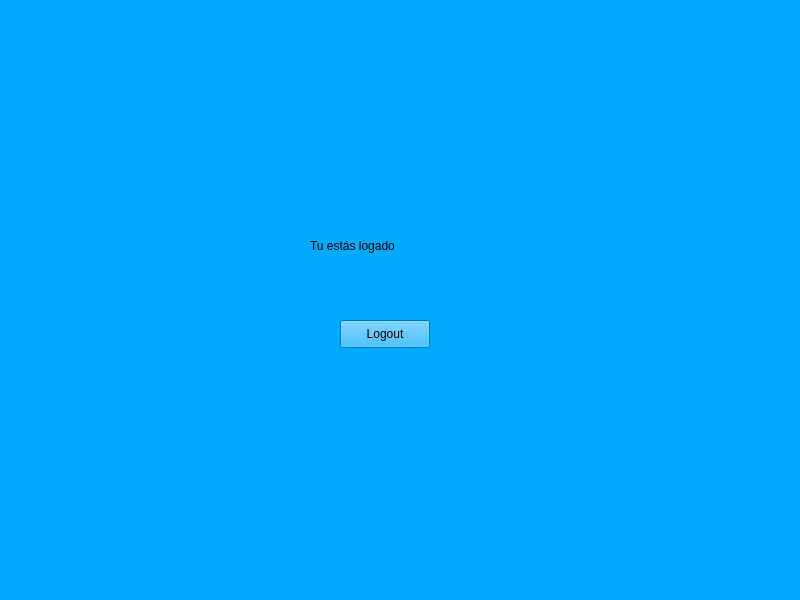
<?xml version="1.0" encoding="UTF-8"?>
<ui version="4.0">
 <class>MainWindow</class>
 <widget class="QMainWindow" name="MainWindow">
  <property name="geometry">
   <rect>
    <x>0</x>
    <y>0</y>
    <width>800</width>
    <height>600</height>
   </rect>
  </property>
  <property name="windowTitle">
   <string>MainWindow</string>
  </property>
  <property name="styleSheet">
   <string notr="true">background-color: rgb(0, 170, 255);</string>
  </property>
  <widget class="QWidget" name="centralwidget">
   <widget class="QLabel" name="label">
    <property name="geometry">
     <rect>
      <x>310</x>
      <y>230</y>
      <width>171</width>
      <height>31</height>
     </rect>
    </property>
    <property name="styleSheet">
     <string notr="true">font: 25 italic 18pt &quot;Ubuntu&quot;;</string>
    </property>
    <property name="text">
     <string>Tu estás logado</string>
    </property>
   </widget>
   <widget class="QPushButton" name="pushButton">
    <property name="geometry">
     <rect>
      <x>340</x>
      <y>320</y>
      <width>90</width>
      <height>28</height>
     </rect>
    </property>
    <property name="text">
     <string>Logout</string>
    </property>
   </widget>
  </widget>
  <widget class="QMenuBar" name="menubar">
   <property name="geometry">
    <rect>
     <x>0</x>
     <y>0</y>
     <width>800</width>
     <height>22</height>
    </rect>
   </property>
  </widget>
  <widget class="QStatusBar" name="statusbar"/>
 </widget>
 <resources/>
 <connections/>
</ui>
